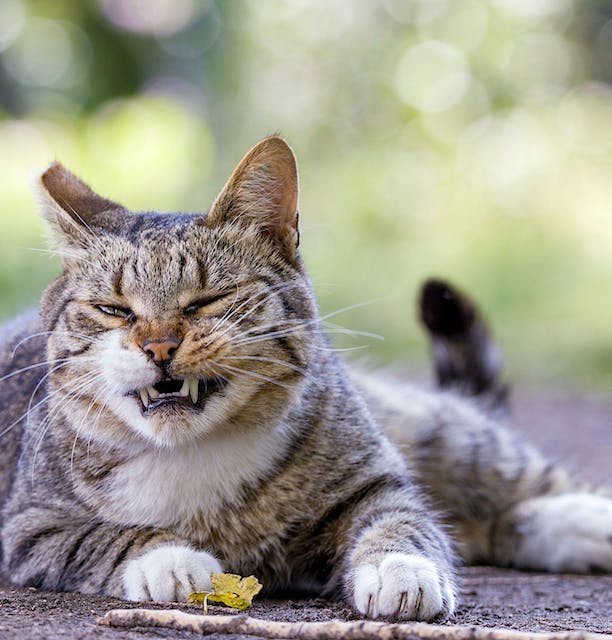
#> input picture DATASET/CAT/cat (10).jpg, 612 x 640 px; its folder holds only this picture in this run
$ python Main.py
#> lines starting #> are read from the running program, lines starting #| are printed output that depends on the picture
import os
import cv2
import numpy as np
from sklearn.neighbors import KNeighborsClassifier
from sklearn.model_selection import train_test_split
from sklearn.metrics import accuracy_score

relative_path = "DATASET"
data = os.listdir(relative_path)

labels = []
image_data = []

for i in data:
    animal_folder = os.listdir(os.path.join(relative_path, i))

    for j in animal_folder:
        image_path = os.path.join(relative_path, i, j)

        print("Reading image:", image_path + " Label: " + i)

        image = cv2.imread(image_path)
#> image is the input picture: shape (640, 612, 3); mean B, G, R 143.1, 154.8, 157.3
        image = cv2.resize(image, (500, 500))
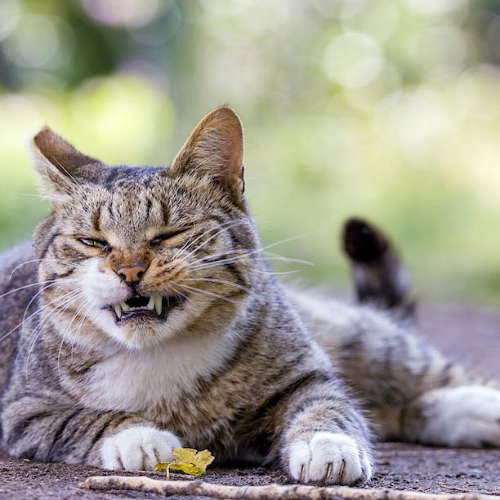
#> image: shape (500, 500, 3); mean B, G, R 143, 154.7, 157.2

        image = image.flatten()
        labels.append(i)
        image_data.append(image)
#> pass 2 of the loop `for i in data:`:
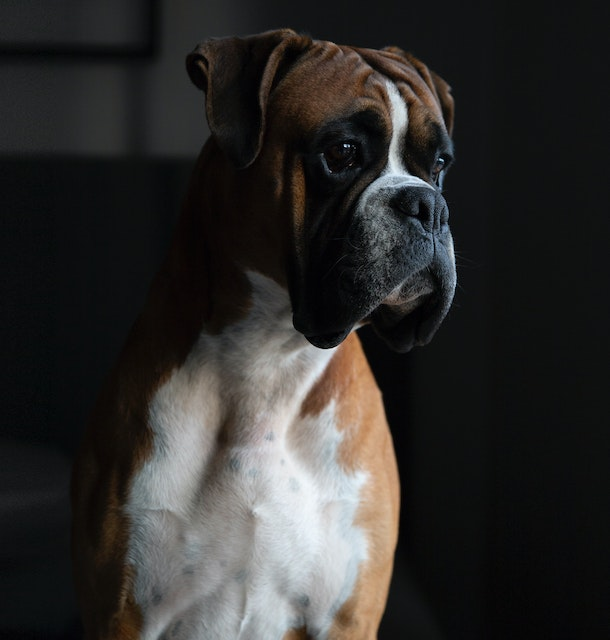
#> input picture DATASET/DOG/dog (100).jpg, 610 x 640 px
#> image is the input picture: shape (640, 610, 3); mean B, G, R 44.2, 45.7, 47
#> `image = cv2.resize(image, (500, 500))`:
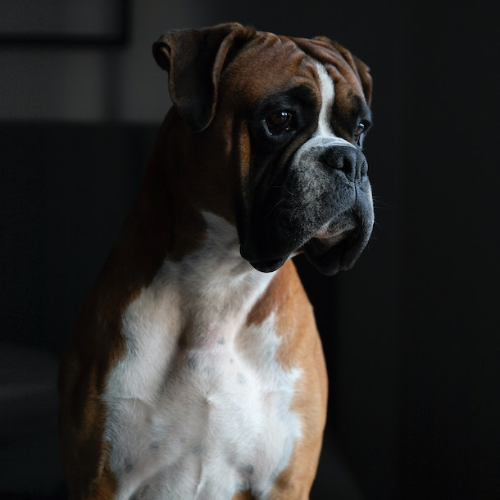
#> image: shape (500, 500, 3); mean B, G, R 44.2, 45.7, 46.9


X = np.array(image_data)
y = np.array(labels)

X_train, X_test, y_train, y_test = train_test_split(X, y, test_size=0.3)

clf = KNeighborsClassifier(n_neighbors=5)
clf.fit(X_train, y_train)

#> (the run stopped early here; a loop or call above may not have finished)
